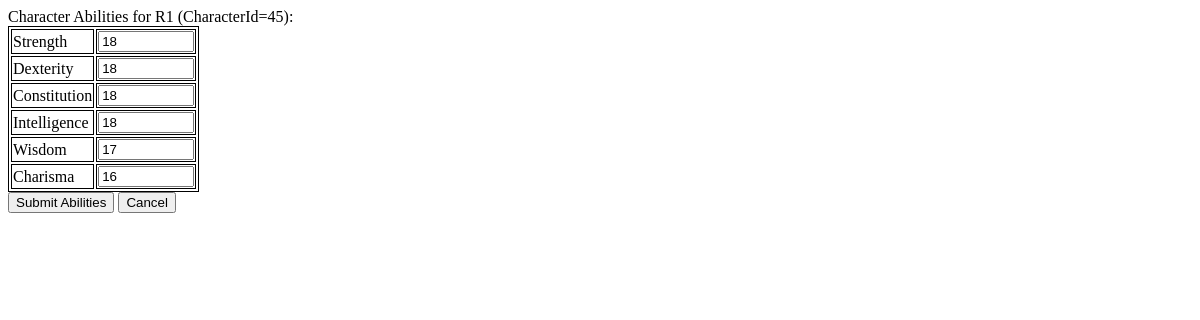
The app's page /osric_character_tools/editcharacterabilities.php?CharacterId=45, older data.
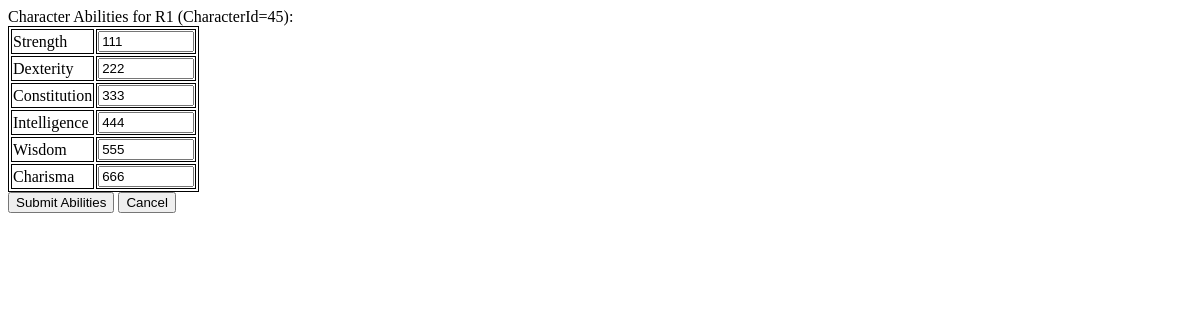
The same page, newer data.
### tables this page shows
CREATE TABLE IF NOT EXISTS `character_abilities` (
  `CharacterId` bigint(20) NOT NULL,
  `AbilityId` bigint(20) NOT NULL,
  `Value` float NOT NULL
);

CREATE TABLE IF NOT EXISTS `abilities` (
  `AbilityId` bigint(20) NOT NULL AUTO_INCREMENT,
  `AbilityLongName` varchar(32) NOT NULL,
  `AbilityShortName` varchar(8) NOT NULL,
  PRIMARY KEY (`AbilityId`)
);

### osric_character_tools/inc/charactertblfuncs.inc (called while the page is built, shortened)
<?php
function getCharacter($cxn,$characterId)
{
	if($characterId == -1)
	{
		$row['CharacterName'] = "Dummy";
		$row['CharacterGender'] = "1";
		$row['CharacterAge'] = "42";
		$row['CharacterHeight'] = "65";
	}
	else
	{
		$query = sprintf("SELECT * FROM `characters` WHERE CharacterId='%s'",$characterId);
		$result = mysqli_query($cxn,$query) or die("Couldn't execute query.");
		$row = mysqli_fetch_assoc($result);
	}
	return $row;
}
function getCharacterAbilities($cxn,$characterId)
{
    $query = sprintf("SELECT * FROM character_abilities ca INNER JOIN abilities a on ca.AbilityId = a.AbilityId WHERE ca.CharacterId = '%s'",$characterId);
    $result = mysqli_query($cxn,$query) or die("Couldn't execute getCharacterAbilities query.");
    for($result_set = array();$row = mysqli_fetch_assoc($result);$result_set[]=$row);
    return $result_set;
}
?>

### osric_character_tools/editcharacterabilities.php (the view, shortened to what this page needs)
<?php
$CharacterId = $_GET['CharacterId'];
include("./inc/misc.inc");
include("./inc/charactertblfuncs.inc");
$cxn = mysqli_connect($host,$user,$passwd,$dbname) or die("Couldn't connect to server");
$character = getCharacter($cxn,$CharacterId);
echo "Character Abilities for {$character['CharacterName']} (CharacterId={$CharacterId}):";
?>
<html>
<head>
<link rel="stylesheet" type="text/css" href="./css/class.css" />
</head>
<body>
<form action='submitcharacterabilities.php' method='post'>
<?php
echo "<table>";
$character_abilities = getCharacterAbilities($cxn,$CharacterId);
$num_abilities = count($character_abilities);
for($i=0;$i<$num_abilities;$i++)
{
    echo "<tr>";
    echo "<td>{$character_abilities[$i]['AbilityLongName']}</td>";
    $abilityId = $character_abilities[$i]['AbilityId'];
	if($character_abilities[$i]['Value']){
		$value = $character_abilities[$i]['Value'];
	}
	else {
		$value = 0;
	}
	echo "<td><input type='number' min='0' max='9999999' name='editedAbility{$abilityId}' value='{$value}'></input></td>";
    echo "</tr>";
}
echo "</table>";
?>
<div id="submit">
	<input type="submit" value="Submit Abilities"/>
	<input type="submit" name="cancelbutton" value="Cancel"/>
</div>
</form>
</body>
</html>

Row changes from the older to the newer data that the page shows:
changed character_abilities "Strength": Value "18" → "111"
changed character_abilities "Dexterity": Value "18" → "222"
changed character_abilities "Constitution": editedAbility3 "18" → "333"
changed character_abilities "Intelligence": Value "18" → "444"
changed character_abilities "Wisdom": Value "17" → "555"
changed character_abilities "Charisma": Value "16" → "666"
